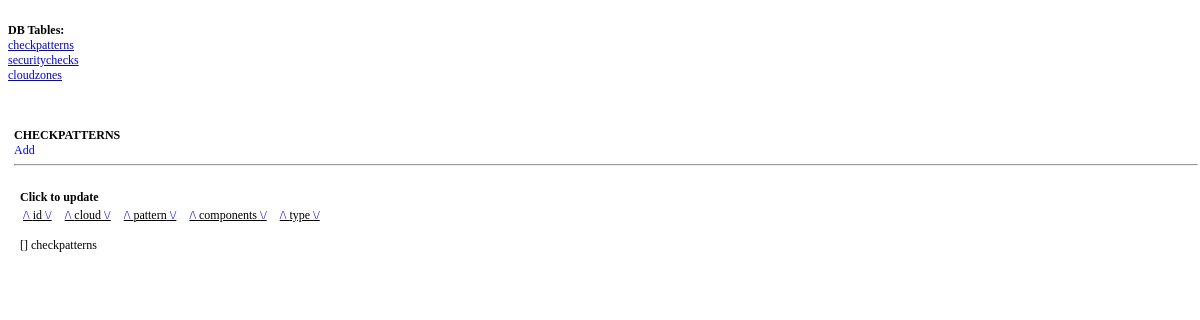
Before: /apache/html/db.php?cat=checkpatterns&cmd=update with the older database file.
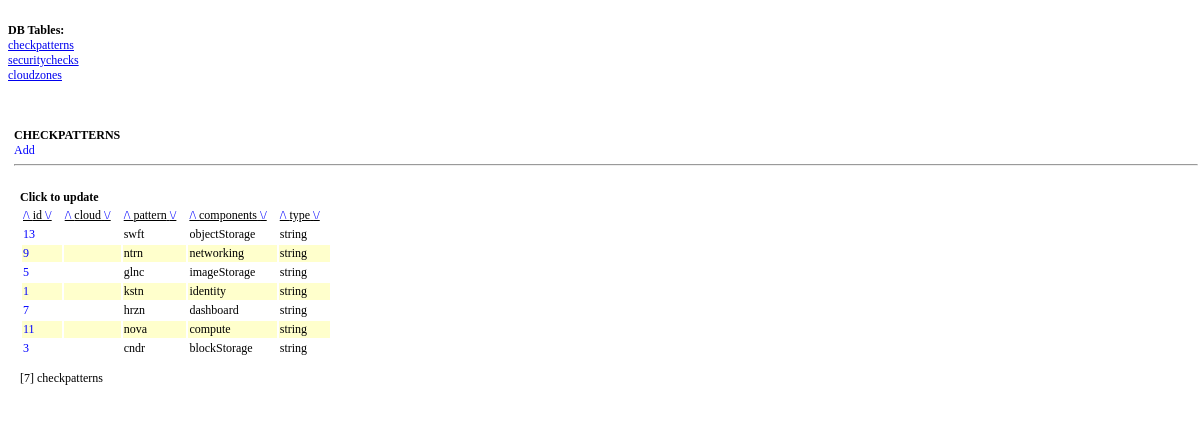
After: the same page with the newer database file.
### tables this page shows
CREATE TABLE `checkPatterns` (
  `id` int(11) NOT NULL AUTO_INCREMENT,
  `type` varchar(16) NOT NULL,
  `pattern` varchar(32) NOT NULL,
  `components` varchar(256) NOT NULL,
  PRIMARY KEY (`id`)
);

### apache/html/inc/db.class/_class.checkpatterns.php (called while the page is built, shortened)
<?php
        class CheckPattern extends Gen
        {
                function __construct()
                {
                        $this->table_name       =       'checkPatterns';
                }
        }

### apache/html/inc/db.class/_class.general_db.php (the view, shortened to what this page needs)
<?php
        class Gen
        {
                var $table_name;
                var $data_array;
                function dsp_link($where, $num_sort, $shfields)
                {
                        $rowdata = $this->load_all($where);
                        $i = 0;
                        echo "<th><a href=".$_SERVER['PHP_SELF']."?cat=".$_GET['cat']."&cmd=".$_GET['cmd']."&way=asc&orderby=id>/\ </a>".$num_sort;
                        echo "<a href=".$_SERVER['PHP_SELF']."?cat=".$_GET['cat']."&cmd=".$_GET['cmd']."&way=desc&orderby=id> \/</a></th>";
                        foreach($shfields as $sval => $fld_val)
                        {
                                echo "<th><a href=".$_SERVER['PHP_SELF']."?cat=".$_GET['cat']."&cmd=".$_GET['cmd']."&way=asc&orderby=".$fld_val.">/\ </a>".$fld_val;
                                echo "<a href=".$_SERVER['PHP_SELF']."?cat=".$_GET['cat']."&cmd=".$_GET['cmd']."&way=desc&orderby=".$fld_val."> \/</a></th>";
                        }
                        foreach($rowdata as $row)
                        {
                                if($i == '0') { $sty = '#ffffff'; } else { $sty = '#ffffcc'; }
                                echo "<tr bgcolor=".$sty."><td valign=top><a href=".$_SERVER['PHP_SELF']."?cat=".$_GET['cat']."&cmd=".$_GET['cmd']."&id=";
                                echo $row[$num_sort].">".$row[$num_sort]."</a></td> ";
                                foreach($shfields as $val)
                                {
                                        echo "<td valign=top>";
                                        echo htmlentities($row[$val]);
                                        echo "</td>";
                                }
                                $i++;
                                if($i > 1) { $i = 0; }
                                echo "</tr>";
                        }
                }
                function load_all($where)
                {
                        global $row_nums, $dbconn;
                        if(empty($where))
                        {
                                $where_str = NULL;
                        }
                        else
                        {
                                $where_str = $where;
                        }
                        $q = "SELECT * FROM $this->table_name $where_str";
                        $res = mysqli_query($dbconn, $q) or die('load_all: '.mysqli_error($dbconn));
                        while($row = mysqli_fetch_assoc($res))
                        {
                                $this->data_array[] = $row;
                        }
                                return $this->data_array;
                }
        }
?>

### apache/html/_header.php (shortened to what this page needs)
<?php
	require_once('inc/_backend_functions.php');
?>
<html>
<head>
<link rel="stylesheet" href="./rsc/_main_style.css" type="text/css" media="screen">
</head>
<body>
<div id="container">
<div id="nav">
<br><b>DB Tables: </b>
<?php
	$dir = opendir('inc/');
	while (false !== ($fname = readdir( $dir )))
	{
		if(preg_match('/_form.php/', $fname))
		{
			$aint = str_replace('_form.php', '', $fname);
			echo "<br><a href=\"".$_SERVER['PHP_SELF']."?cat=".trim($aint, '_')."&cmd=update\">".trim($aint, '_')."</a>";
		}
	}
?>
<p>
<br>
</div>

### apache/html/db.php
<?php require_once('_header.php'); ?>
<div id=main>
<?php
	if(isset($_GET['cat']))
	{
?>
<b><?php echo strtoupper(str_replace('_', ' ', $_GET['cat'])); ?></b>
<br><a href=<?php echo $_SERVER['PHP_SELF']; ?>?cat=<?php echo $_GET['cat']; ?>&cmd=add>Add</a>
<hr>
<?php
		require_once('inc/_class_vars.php');
		if(isset($_GET['cat']))
		{
			prn_dbdata($_GET['cat'], $_GET['cat'], $classname, $num_sort, $other_sort, $order, $show, $display, $heading);
		}
	}
?>
</div>
<?php require_once('_footer.php'); ?>

### apache/html/inc/_backend_functions.php (shortened to what this page needs)
<?php
	function prn_dbdata($cat, $classvar, $classname, $num_sort, $other_sort, $order, $shfields, $display)
	{
		global $row_nums, $gen;
		$classvar = new $classname;
		if(isset($_GET['cmd']) && $_GET['cmd'] != 'add' && !isset($_POST['frmvalue']) && !isset($_GET['id']))
		{
			echo "<div id=left>";
			echo "<p><b>Click to update</b>";
			echo "<table>";
			if(!isset($_GET['orderby']))
			{
				if($display == 'Word')
				{
					if($_GET['field'] == 'words' || !$_GET['field']) { $classvar->dsp_link("ORDER BY $other_sort $order", $num_sort, $shfields); }
				}
			}
			echo "</table>";
			echo "<p>[$row_nums] ".str_replace('_', ' ', $cat);
			echo "</div>";
		}
	}
?>

### apache/html/_footer.php (shortened to what this page needs)
</body>
</html>

### apache/html/rsc/_main_style.css (style rules this page uses)
body,table, select, input, option { font-size: 12px; font-family: "Trebuchet MS"; }
table { width: 100%; }
th { text-align: left; font-weight: normal; width: 1px; text-decoration: underline; white-space: nowrap; padding-right: 10px; }
td { width:1px; white-space:nowrap; padding-right: 10px; }
#container { position: relative; }
#left { position: relative; float: left; margin: 3px; padding: 3px; }
#left a,#main a,#leftnav a { text-decoration: none; color: #00f; }
#main { position: relative; float: left; background: #fff; margin: 3px; padding: 3px; width: 100%; }

Changed rows visible on the page:
added checkpatterns: id "13", pattern "swft", components "objectStorage", type "string"
added checkpatterns: id "9", pattern "ntrn", components "networking", type "string"
added checkpatterns: id "5", pattern "glnc", components "imageStorage", type "string"
added checkpatterns: id "1", pattern "kstn", components "identity", type "string"
added checkpatterns: id "7", pattern "hrzn", components "dashboard", type "string"
added checkpatterns: id "11", pattern "nova", components "compute", type "string"
added checkpatterns: id "3", pattern "cndr", components "blockStorage", type "string"
Other visible differences:
$row_nums: (not shown) → "7"
